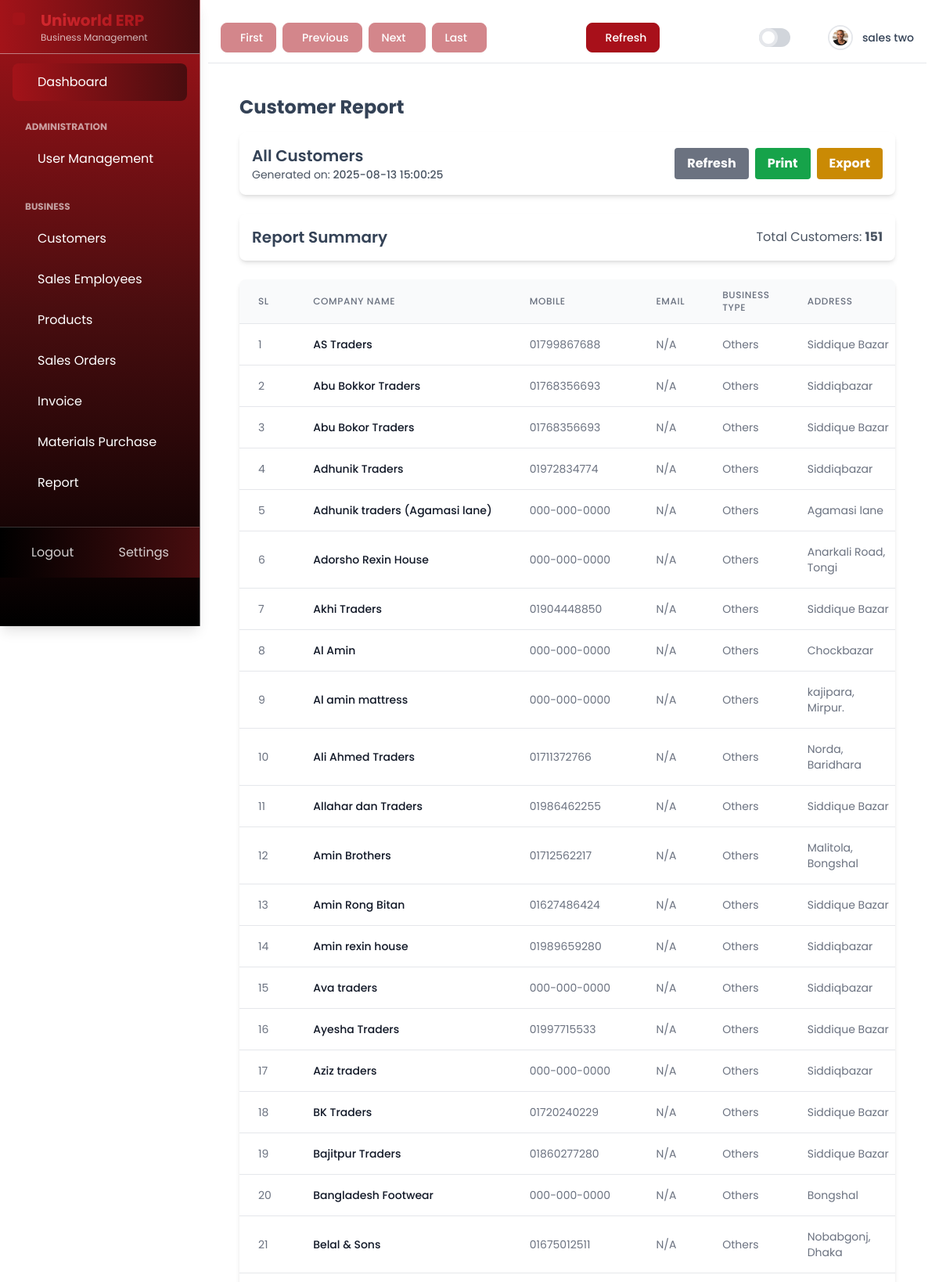
The page /erp/reports/customers/ (signed in, upper part) on the database its author committed.
### uniworlderp/models.py (models this page shows, shortened)
class CustomerVendor(models.Model):
    ENTITY_TYPE_CHOICES = [
        ('customer', 'Customer'),
        ('vendor', 'Vendor'),
    ]
    BUSINESS_TYPE_CHOICES = [
        ('retailer', 'Retailer'),
        ('wholesaler', 'Wholesaler'),
        ('manufacturer', 'Manufacturer'),
        ('others', 'Others'),
    ]
    id = models.UUIDField(primary_key=True, default=uuid.uuid4, editable=False)
    name = models.CharField(max_length=255, db_index=True)
    email = models.EmailField(blank=True, null=True, db_index=True)
    phone_number = models.CharField(max_length=15, verbose_name='Phone Number')
    whatsapp_number = models.CharField(max_length=15, blank=True, null=True)
    address = models.TextField(blank=True, null=True)
    business_type = models.CharField(
        max_length=20,
        choices=BUSINESS_TYPE_CHOICES,
        default='others',
        verbose_name='Business Type'
    )
    entity_type = models.CharField(max_length=10, choices=ENTITY_TYPE_CHOICES, default='customer')
    created_at = models.DateTimeField(auto_now_add=True)
    updated_at = models.DateTimeField(auto_now=True)
    owner = models.ForeignKey(settings.AUTH_USER_MODEL, on_delete=models.CASCADE, related_name='customer_vendors')
    class Meta:
        verbose_name = 'Customer/Vendor'
        verbose_name_plural = ' Customers/Vendors'
        indexes = [
            models.Index(fields=['name', 'email', 'entity_type']),
        ]

### uniworlderp/views/report_views.py (the view)
# urls.py: path('reports/customers/', report_views.CustomerReportView.as_view(), name='customer_report'),
class CustomerReportView(LoginRequiredMixin, PermissionRequiredMixin, View):
    template_name = 'reports/customer_report.html'
    permission_required = 'uniworlderp.view_customervendor'
    def get(self, request, *args, **kwargs):
        customers = (
            CustomerVendor.objects
            .filter(entity_type='customer')
            .order_by('name')
        )
        now_bd = timezone.localtime()
        context = {
            'customers': customers,
            'total_customers': customers.count(),
            'user': request.user,
            'report_date_display': now_bd.strftime('%Y-%m-%d'),
            'report_generated_at_formatted': now_bd.strftime('%Y-%m-%d %H:%M:%S'),
        }
        return render(request, self.template_name, context)

### uniworlderp/templates/reports/customer_report.html (shortened to what this page needs)
{% extends "base.html" %}
{% block main_content %}
<div class="container mx-auto p-4">
    <h1 class="text-2xl font-bold mb-4">Customer Report</h1>
    <div class="bg-white rounded-lg shadow-md p-4 mb-6">
        <div class="flex flex-col md:flex-row md:items-center md:justify-between gap-4">
            <div>
                <h2 class="text-xl font-semibold">All Customers</h2>
                <p class="text-gray-600 text-sm">Generated on: <span class="font-medium">{{ report_generated_at_formatted }}</span></p>
            </div>
            <div class="flex items-center">
                <a href="{% url 'customer_vendor:customer_report' %}"
                   class="btn btn-secondary bg-gray-500 hover:bg-gray-600 text-white font-bold py-2 px-4 rounded mr-2"
                   title="Refresh">
                    Refresh
                </a>
                <a href="{% url 'customer_vendor:customer_report_print' %}"
                   target="_blank"
                   class="btn btn-print bg-green-600 hover:bg-green-700 text-white font-bold py-2 px-4 rounded mr-2"
                   title="Print Customer Report">
                     Print
                </a>
                <a href="{% url 'customer_vendor:customer_report_excel' %}"
                   class="btn btn-excel bg-yellow-600 hover:bg-yellow-700 text-white font-bold py-2 px-4 rounded"
                   title="Export to Excel">
                     Export
                </a>
            </div>
        </div>
    </div>
    <div class="bg-white rounded-lg shadow-md p-4 mb-6">
        <div class="flex justify-between items-center">
            <h2 class="text-xl font-semibold">Report Summary</h2>
            <p class="text-gray-600">Total Customers: <span class="font-bold">{{ total_customers }}</span></p>
        </div>
    </div>
    <div class="bg-white rounded-lg shadow-md overflow-hidden">
        <table class="min-w-full divide-y divide-gray-200">
            <thead class="bg-gray-50">
                <tr>
                    <th scope="col" class="px-6 py-3 text-left text-xs font-medium text-gray-500 uppercase tracking-wider">SL</th>
                    <th scope="col" class="px-6 py-3 text-left text-xs font-medium text-gray-500 uppercase tracking-wider">Company Name</th>
                    <th scope="col" class="px-6 py-3 text-left text-xs font-medium text-gray-500 uppercase tracking-wider">Mobile</th>
                    <th scope="col" class="px-6 py-3 text-left text-xs font-medium text-gray-500 uppercase tracking-wider">Email</th>
                    <th scope="col" class="px-6 py-3 text-left text-xs font-medium text-gray-500 uppercase tracking-wider">Business Type</th>
                    <th scope="col" class="px-6 py-3 text-left text-xs font-medium text-gray-500 uppercase tracking-wider">Address</th>
                </tr>
            </thead>
            <tbody class="bg-white divide-y divide-gray-200">
                {% for customer in customers %}
                <tr>
                    <td class="px-6 py-4 whitespace-nowrap text-sm text-gray-500">{{ forloop.counter }}</td>
                    <td class="px-6 py-4 whitespace-nowrap text-sm font-medium text-gray-900">{{ customer.name }}</td>
                    <td class="px-6 py-4 whitespace-nowrap text-sm text-gray-500">{{ customer.phone_number }}</td>
                    <td class="px-6 py-4 whitespace-nowrap text-sm text-gray-500">{{ customer.email|default:"N/A" }}</td>
                    <td class="px-6 py-4 whitespace-nowrap text-sm text-gray-500">{{ customer.get_business_type_display }}</td>
                    <td class="px-6 py-4 text-sm text-gray-500">{{ customer.address|default:"N/A" }}</td>
                </tr>
                {% empty %}
                <tr>
                    <td colspan="7" class="px-6 py-4 text-center text-sm text-gray-500">
                        No customers found.
                    </td>
                </tr>
                {% endfor %}
            </tbody>
        </table>
    </div>
</div>
{% endblock %}

### templates/base.html (shortened to what this page needs)
{% load static %}
<!DOCTYPE html>
<html lang="en">
<head>
    <script src="https://cdn.tailwindcss.com"></script>
    <link href="https://cdn.jsdelivr.net/npm/remixicon@3.5.0/fonts/remixicon.css" rel="stylesheet">
</head>
<body class="bg-background text-foreground">
    <button class="sidebar-toggle " id="sidebarToggle">
    </button>
    <aside class="sidebar w-64 border-r border-border/50 shadow-lg bg-gradient-to-b from-[#a31319] via-[#480d0f] to-black text-white" id="sidebar">
        <div class="sidebar-logo bg-gradient-to-r from-[#a31319] to-[#480d0f] backdrop-blur-sm border-b border-border/50 px-4 py-3">
            <div class="flex items-center gap-3">
                {% if user.is_authenticated and user.companyprofile %}
                    <div class="flex flex-col mx-9">
                        <h1 class="text-lg font-bold bg-gradient-to-r from-[#d82a31] to-[#a31319] bg-clip-text text-transparent">
                            {{ user.companyprofile.company.name }}
                        </h1>
                        <span class="text-xs text-gray-300">Business Management</span>
                    </div>
                {% else %}
                    <div class="flex flex-col mx-9">
                        <h1 class="text-lg font-bold bg-gradient-to-r from-[#d82a31] to-[#a31319] bg-clip-text text-transparent">
                        </h1>
                        <span class="text-xs text-gray-300">Business Management</span>
                    </div>
                {% endif %}
            </div>
        </div>
        <nav class="flex-1 overflow-y-auto p-2">
            {% if show_dashboard_link %}
                <a href="{% url 'permission:dashboard' %}" class="nav-link rounded-lg bg-gradient-to-r from-[#a31319] to-[#480d0f] hover:from-[#d82a31] hover:to-[#a31319] text-gray-200">
                    <span>Dashboard</span>
                </a>
            {% endif %}
            {% if user.is_authenticated and show_permission_menu %}
                <div class="nav-section">
                    <h3 class="nav-section-title text-gray-400">Administration</h3>
                    <div class="dropdown">
                        <button class="nav-link dropdown-trigger w-full">
                            <span>User Management</span>
                        </button>
                    </div>
                </div>
            {% endif %}
            <div class="nav-section">
                <h3 class="nav-section-title text-gray-400">Business</h3>
                {% if show_customer_menu %}
                    <a href="{% url 'customer_vendor:customer_list' %}" class="nav-link">
                        <span>Customers</span>
                    </a>
                {% endif %}
                {% if show_sales_employee_menu %}
                    <a href="{% url 'customer_vendor:sales_employee_list' %}" class="nav-link">
                        <span>Sales Employees</span>
                    </a>
                {% endif %}
                {% if show_product_menu %}
                    <a href="{% url 'customer_vendor:product_list' %}" class="nav-link">
                        <span>Products</span>
                    </a>
                {% endif %}
                {% if show_sales_order_menu %}
                    <a href="{% url 'customer_vendor:sales_order_list' %}" class="nav-link">
                        <span>Sales Orders</span>
                    </a>
                {% endif %}
                {% if show_invoice_menu %}
                    <a href="{% url 'customer_vendor:invoice_list' %}" class="nav-link">
                        <span>Invoice </span>
                    </a>
                {% endif %}
                {% if show_purchase_menu %}
                    <a href="{% url 'customer_vendor:materials_purchase_list' %}" class="nav-link">
                        <span>Materials Purchase </span>
                    </a>
                {% endif %}
                <a href="{% url 'customer_vendor:sales_report' %}" class="nav-link">
                    <span>Report </span>
                </a>
            </div>
        </nav>
        <div class="sidebar-bottom bg-gradient-to-r from-black to-[#480d0f] px-4 py-2">
            <div class="flex justify-between">
                <a href="/logout/" class="flex-1 text-gray-300 hover:text-white">
                    <span>Logout</span>
                </a>
                <a href="#" class="flex-1 text-gray-300 hover:text-white">
                    <span>Settings</span>
                </a>
            </div>
        </div>
    </aside>
    <div class="main-content flex-1 flex flex-col" id="mainContent">
        <header class="border-b hidden md:block">
            <div class="container mx-auto px-4">
                <div class="h-16 flex items-center justify-between flex-wrap">
                    <div class="flex items-center gap-2 flex-wrap w-full sm:w-auto justify-between sm:justify-start">
                        <a href="{% if first_id %}{% url view_url_name first_id %}{% else %}#{% endif %}"
                           class="flex items-center px-4 py-2 text-sm font-medium rounded-lg bg-primary text-primary-foreground border border-primary shadow-sm hover:bg-primary-foreground hover:text-primary hover:scale-105 transform transition-all duration-200 {% if not first_id %}opacity-50 cursor-not-allowed{% endif %}">
                            First
                        </a>
                        <a href="{% if prev_id %}{% url view_url_name prev_id %}{% else %}#{% endif %}"
                           class="flex items-center px-4 py-2 text-sm font-medium rounded-lg bg-primary text-primary-foreground border border-primary shadow-sm hover:bg-primary-foreground hover:text-primary hover:scale-105 transform transition-all duration-200 {% if not prev_id %}opacity-50 cursor-not-allowed{% endif %}">
                            Previous
                        </a>
                        <a href="{% if next_id %}{% url view_url_name next_id %}{% else %}#{% endif %}"
                           class="flex items-center px-4 py-2 text-sm font-medium rounded-lg bg-primary text-primary-foreground border border-primary shadow-sm hover:bg-primary-foreground hover:text-primary hover:scale-105 transform transition-all duration-200 {% if not next_id %}opacity-50 cursor-not-allowed{% endif %}">
                            Next
                        </a>
                        <a href="{% if last_id %}{% url view_url_name last_id %}{% else %}#{% endif %}"
                           class="flex items-center px-4 py-2 text-sm font-medium rounded-lg bg-primary text-primary-foreground border border-primary shadow-sm hover:bg-primary-foreground hover:text-primary hover:scale-105 transform transition-all duration-200 {% if not last_id %}opacity-50 cursor-not-allowed{% endif %}">
                            Last
                        </a>
                    </div>
                    <div class="flex items-center gap-2 flex-wrap w-full sm:w-auto justify-between sm:justify-end mt-2 sm:mt-0">
                        <button type="button"
                                onclick="location.reload();"
                                class="flex items-center px-4 py-2 text-sm font-medium rounded-lg bg-primary text-primary-foreground border border-primary shadow-sm hover:bg-primary-foreground hover:text-primary hover:scale-105 transform transition-all duration-200">
                            Refresh
                        </button>
                    </div>
                    <div class="flex items-center gap-4 flex-wrap w-full sm:w-auto justify-between sm:justify-end mt-2 sm:mt-0">
                        <div class="relative inline-block w-10 align-middle select-none">
                            <input type="checkbox" name="toggle" id="toggle"
                                   class="toggle-checkbox absolute block w-6 h-6 rounded-full bg-white border-4 appearance-none cursor-pointer"
                                   onchange="toggleTheme(this.checked)"/>
                        </div>
                        <button class="p-2 hover:bg-gray-100 rounded-md transition-colors">
                        </button>
                        <div class="dropdown">
                            <button class="flex items-center space-x-3 rounded-lg hover:bg-gray-100 transition-colors">
                                {% if user.is_authenticated %}
                                    <img src="{% if user.companyprofile.get_picture %}{{ user.companyprofile.get_picture }}{% else %}{% static 'images/demo/demo-profile.jpg' %}{% endif %}"
                                         alt="Profile"
                                         class="w-8 h-8 rounded-full object-cover border-2 border-gray-200">
                                    <span class="text-sm font-medium">{{ user.get_full_name|default:user.username }}</span>
                                {% else %}
                                    <img src="{% static 'images/demo/demo-profile.jpg' %}"
                                         alt="Guest Profile"
                                         class="w-8 h-8 rounded-full object-cover border-2 border-gray-200">
                                    <span class="text-sm font-medium">Guest</span>
                                {% endif %}
                            </button>
                        </div>
                    </div>
                </div>
            </div>
        </header>
        <main class="flex-1 overflow-y-auto p-0 sm:p-6">
            <div class="space-y-6 sm:space-y-4">
                {% block main_content %}{% endblock %}
            </div>
        </main>
    </div>
</body>
</html>

### rows shown on the page
CustomerVendor: name "AS Traders", phone_number "01799867688", email "N/A", business_type "Others", address "Siddique Bazar"
CustomerVendor: name "Abu Bokkor Traders", phone_number "01768356693", email "N/A", business_type "Others", address "Siddiqbazar"
CustomerVendor: name "Abu Bokor Traders", phone_number "01768356693", email "N/A", business_type "Others", address "Siddique Bazar"
CustomerVendor: name "Adhunik Traders", phone_number "01972834774", email "N/A", business_type "Others", address "Siddiqbazar"
CustomerVendor: name "Adhunik traders (Agamasi lane)", phone_number "000-000-0000", email "N/A", business_type "Others", address "Agamasi lane"
CustomerVendor: name "Adorsho Rexin House", phone_number "000-000-0000", email "N/A", business_type "Others", address "Anarkali Road, Tongi"
CustomerVendor: name "Akhi Traders", phone_number "01904448850", email "N/A", business_type "Others", address "Siddique Bazar"
CustomerVendor: name "Al Amin", phone_number "000-000-0000", email "N/A", business_type "Others", address "Chockbazar"
CustomerVendor: name "Al amin mattress", phone_number "000-000-0000", email "N/A", business_type "Others", address "kajipara, Mirpur."
CustomerVendor: name "Ali Ahmed Traders", phone_number "01711372766", email "N/A", business_type "Others", address "Norda, Baridhara"
CustomerVendor: name "Allahar dan Traders", phone_number "01986462255", email "N/A", business_type "Others", address "Siddique Bazar"
CustomerVendor: name "Amin Brothers", phone_number "01712562217", email "N/A", business_type "Others", address "Malitola, Bongshal"
CustomerVendor: name "Amin Rong Bitan", phone_number "01627486424", email "N/A", business_type "Others", address "Siddique Bazar"
CustomerVendor: name "Amin rexin house", phone_number "01989659280", email "N/A", business_type "Others", address "Siddiqbazar"
CustomerVendor: name "Ava traders", phone_number "000-000-0000", email "N/A", business_type "Others", address "Siddiqbazar"
CustomerVendor: name "Ayesha Traders", phone_number "01997715533", email "N/A", business_type "Others", address "Siddique Bazar"
CustomerVendor: name "Aziz traders", phone_number "000-000-0000", email "N/A", business_type "Others", address "Siddiqbazar"
CustomerVendor: name "BK Traders", phone_number "01720240229", email "N/A", business_type "Others", address "Siddique Bazar"
CustomerVendor: name "Bajitpur Traders", phone_number "01860277280", email "N/A", business_type "Others", address "Siddique Bazar"
CustomerVendor: name "Bangladesh Footwear", phone_number "000-000-0000", email "N/A", business_type "Others", address "Bongshal"
CustomerVendor: name "Belal & Sons", phone_number "01675012511", email "N/A", business_type "Others", address "Nobabgonj, Dhaka"

### other values the page prints
{{ user.get_full_name|default:user.username }} "sales two"
{{ report_generated_at_formatted }} "2025-08-13 15:00:25"
{{ total_customers }} "151"
